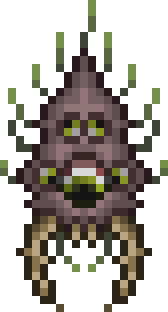
#> input picture Resources/Minor monster/Bigger-Eater_of_Souls/Bigger-Eater_of_Souls.gif, 42 x 78 px (shown 4 times larger); its folder holds only this picture in this run
$ python gif_to_png.py
#> lines starting #> are read from the running program, lines starting #| are printed output that depends on the picture
# -*- coding: utf-8 -*-
"""
GIF to PNG frames converter
Convert GIF files in current directory to PNG sequence frames
Naming format: {gif_name}1.png, {gif_name}2.png, ...
"""

import os
import sys
import glob

try:
    from PIL import Image
except ImportError:
    print("Please install Pillow: pip install Pillow")
    sys.exit(1)


def gif_to_png_frames(gif_path):
    """Convert GIF file to PNG sequence frames"""
    if not os.path.exists(gif_path):
        print("File not found: " + gif_path)
        return

    base_name = os.path.splitext(os.path.basename(gif_path))[0]
    output_dir = os.path.dirname(gif_path)

    try:
        img = Image.open(gif_path)
#> img is the input picture: PIL image 42x78 P; mean R, G, B, A 40.3, 35.7, 29.1, 117.1
        frame_count = 0
        while True:
            try:
                img.seek(frame_count)
                frame_num = frame_count + 1
                output_path = os.path.join(output_dir, base_name + str(frame_num) + ".png")

                frame = img.convert("RGBA")
                frame.save(output_path, "PNG")
                print("  Generated: " + os.path.basename(output_path))

                frame_count += 1
            except EOFError:
                break
#> this loop made 3 passes
#> pass 2, in gif_to_png_frames, `frame = img.convert("RGBA")`:
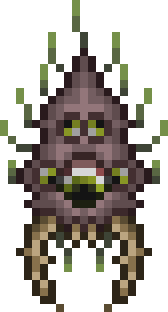
#> frame: PIL image 42x78 RGBA (shown 4 times larger); mean R, G, B, A 40.6, 36.1, 29.2, 117.1; transparent parts drawn white
#> after the loop, frame_count = 2

        img.close()
        print("Done! Generated " + str(frame_count) + " frames")
#| Done! Generated 2 frames

    except Exception as e:
        print("Error processing GIF: " + str(e))


def main():
    script_dir = os.path.dirname(os.path.abspath(__file__))

    gif_files = glob.glob(os.path.join(script_dir, "*.gif"))

    if not gif_files:
        print("No GIF files found in: " + script_dir)
        return

    print("Found " + str(len(gif_files)) + " GIF file(s)")
    print("-" * 40)

    for gif_file in gif_files:
        print("\nProcessing: " + os.path.basename(gif_file))
        gif_to_png_frames(gif_file)


if __name__ == "__main__":
    main()
